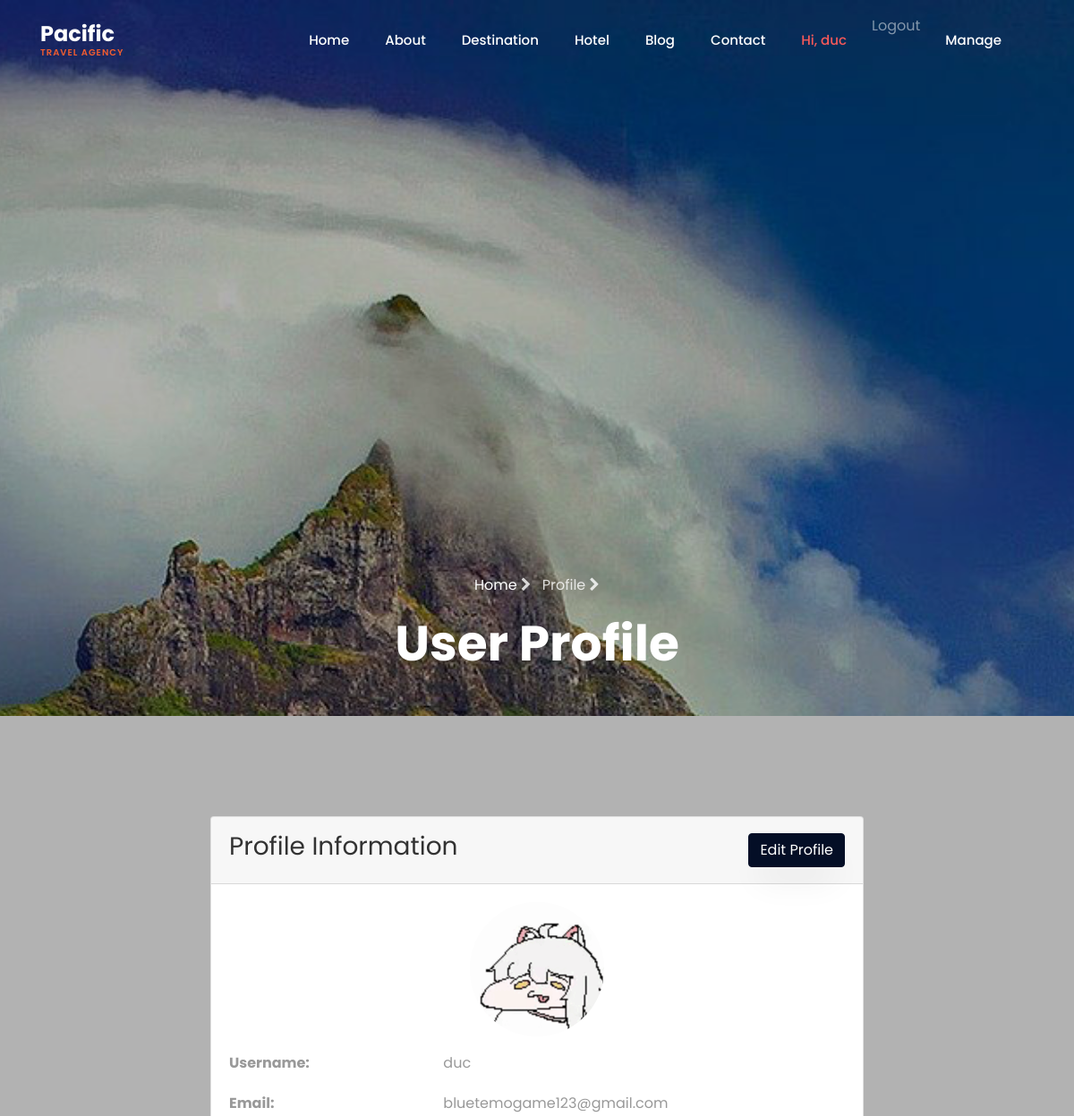
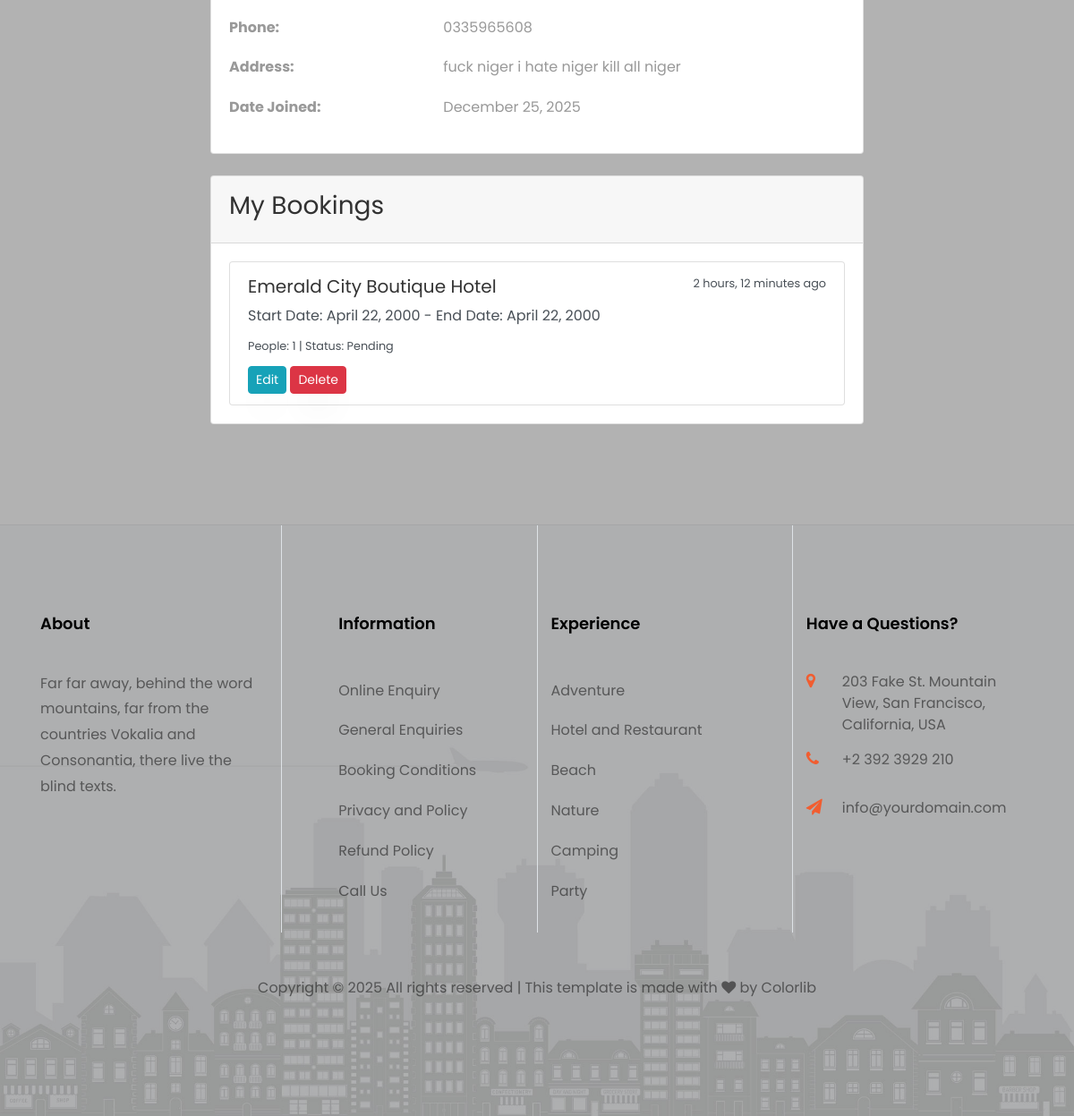
Page /profile/ (signed in) on the committed database (2 pictures, top to bottom).
### app/models.py (models this page shows, shortened)
class UserProfile(models.Model):
    user = models.OneToOneField(User, on_delete=models.CASCADE)
    image = models.ImageField(upload_to='profile_images/', blank=True, null=True)
    phone = models.CharField(max_length=20, blank=True)
    address = models.CharField(max_length=200, blank=True)

class Booking(models.Model):
    user = models.ForeignKey(User, on_delete=models.CASCADE)
    content_type = models.ForeignKey(ContentType, on_delete=models.CASCADE)
    object_id = models.PositiveIntegerField()
    content_object = GenericForeignKey('content_type', 'object_id')
    booking_date = models.DateTimeField(auto_now_add=True)
    num_people = models.PositiveIntegerField(default=1)
    start_date = models.DateField(null=True, blank=True)
    end_date = models.DateField(null=True, blank=True)
    status = models.CharField(max_length=20, default='Pending')

class Hotel(models.Model):
    name = models.CharField(max_length=200)
    image = models.ImageField(upload_to='hotels/')
    price = models.DecimalField(max_digits=10, decimal_places=2)
    price_unit = models.CharField(max_length=20, default='person')
    duration = models.CharField(max_length=50)
    location = models.CharField(max_length=200)
    star_rating = models.IntegerField(default=5)
    bath_count = models.IntegerField(default=0)
    bed_count = models.IntegerField(default=0)
    amenity = models.CharField(max_length=100)
    description = models.TextField(blank=True, null=True)

### app/views.py (the view)
# urls.py: path('profile/', views.profile, name='profile'),
@login_required
def profile(request):
    try:
        profile = request.user.userprofile
    except UserProfile.DoesNotExist:
        profile = UserProfile.objects.create(user=request.user)
    bookings = Booking.objects.filter(user=request.user).order_by('-booking_date')
    return render(request, 'profile.html', {'bookings': bookings})

### templates/profile.html (shortened to what this page needs)
{% extends "base.html" %}
{% load static %}
{% block hero %}
<section class="hero-wrap hero-wrap-2 js-fullheight" style="background-image: url('{% static 'images/bg_1.jpg' %}');">
    <div class="container">
        <div class="row no-gutters slider-text js-fullheight align-items-end justify-content-center">
            <div class="col-md-9 ftco-animate pb-5 text-center">
                <p class="breadcrumbs"><span class="mr-2"><a href="{% url 'index' %}">Home <i class="fa fa-chevron-right"></i></a></span> <span>Profile <i class="fa fa-chevron-right"></i></span></p>
                <h1 class="mb-0 bread">User Profile</h1>
            </div>
        </div>
    </div>
</section>
{% endblock %}
{% block content %}
<section class="ftco-section">
    <div class="container">
        <div class="row justify-content-center">
            <div class="col-md-8">
                <div class="card">
                    <div class="card-header d-flex justify-content-between align-items-center">
                        <h3>Profile Information</h3>
                        <a href="{% url 'profile_edit' %}" class="btn btn-secondary">Edit Profile</a>
                    </div>
                    <div class="card-body">
                        <div class="row mb-3 text-center">
                            <div class="col-12">
                                {% if user.userprofile.image %}
                                <img src="{{ user.userprofile.image.url }}" class="rounded-circle" width="150" height="150" style="object-fit: cover;">
                                {% else %}
                                <img src="https://via.placeholder.com/150" class="rounded-circle" width="150" height="150" style="object-fit: cover;">
                                {% endif %}
                            </div>
                        </div>
                        <div class="row mb-3">
                            <div class="col-md-4 font-weight-bold">Username:</div>
                            <div class="col-md-8">{{ user.username }}</div>
                        </div>
                        <div class="row mb-3">
                            <div class="col-md-4 font-weight-bold">Email:</div>
                            <div class="col-md-8">{{ user.email|default:"Not provided" }}</div>
                        </div>
                        <div class="row mb-3">
                            <div class="col-md-4 font-weight-bold">Phone:</div>
                            <div class="col-md-8">{{ user.userprofile.phone|default:"Not provided" }}</div>
                        </div>
                        <div class="row mb-3">
                            <div class="col-md-4 font-weight-bold">Address:</div>
                            <div class="col-md-8">{{ user.userprofile.address|default:"Not provided" }}</div>
                        </div>
                        <div class="row mb-3">
                            <div class="col-md-4 font-weight-bold">Date Joined:</div>
                            <div class="col-md-8">{{ user.date_joined|date:"F d, Y" }}</div>
                        </div>
                    </div>
                </div>
                <div class="card mt-4">
                    <div class="card-header">
                        <h3>My Bookings</h3>
                    </div>
                    <div class="card-body">
                        {% if bookings %}
                        <div class="list-group">
                            {% for booking in bookings %}
                            <div class="list-group-item list-group-item-action flex-column align-items-start">
                                <div class="d-flex w-100 justify-content-between">
                                    <h5 class="mb-1">{{ booking.content_object.name }}</h5>
                                    <small>{{ booking.booking_date|timesince }} ago</small>
                                </div>
                                <p class="mb-1">Start Date: {{ booking.start_date|date:"F d, Y" }} {% if booking.end_date %} - End Date: {{ booking.end_date|date:"F d, Y" }} {% endif %}</p>
                                <small>People: {{ booking.num_people }} | Status: {{ booking.status }}</small>
                                <div class="mt-2">
                                    <a href="{% url 'booking_edit' booking.id %}" class="btn btn-sm btn-info">Edit</a>
                                    <a href="{% url 'booking_delete' booking.id %}" class="btn btn-sm btn-danger">Delete</a>
                                </div>
                            </div>
                            {% endfor %}
                        </div>
                        {% else %}
                        <p>No bookings found.</p>
                        {% endif %}
                    </div>
                </div>
            </div>
        </div>
    </div>
</section>
{% endblock %}

### templates/base.html (shortened to what this page needs)
<!DOCTYPE html>
{% load static %}
<html lang="en">
<head>
	<link rel="stylesheet" href="https://stackpath.bootstrapcdn.com/font-awesome/4.7.0/css/font-awesome.min.css">
	<link rel="stylesheet" href="{% static 'css/animate.css' %}">
	<link rel="stylesheet" href="{% static 'css/owl.carousel.min.css' %}">
	<link rel="stylesheet" href="{% static 'css/owl.theme.default.min.css' %}">
	<link rel="stylesheet" href="{% static 'css/magnific-popup.css' %}">
	<link rel="stylesheet" href="{% static 'css/bootstrap-datepicker.css' %}">
	<link rel="stylesheet" href="{% static 'css/jquery.timepicker.css' %}">
	<link rel="stylesheet" href="{% static 'css/flaticon.css' %}">
	<link rel="stylesheet" href="{% static 'css/style.css' %}">
</head>
<body>
	<nav class="navbar navbar-expand-lg navbar-dark ftco_navbar bg-dark ftco-navbar-light" id="ftco-navbar">
		<div class="container">
			<a class="navbar-brand" href="{% url 'index' %}">Pacific<span>Travel Agency</span></a>
			<div class="collapse navbar-collapse" id="ftco-nav">
				<ul class="navbar-nav ml-auto">
    			<li class="nav-item {% if request.resolver_match.url_name == 'index' %}active{% endif %}"><a href="{% url 'index' %}" class="nav-link">Home</a></li>
    			<li class="nav-item {% if request.resolver_match.url_name == 'about' %}active{% endif %}"><a href="{% url 'about' %}" class="nav-link">About</a></li>
    			<li class="nav-item {% if request.resolver_match.url_name == 'destination' %}active{% endif %}"><a href="{% url 'destination' %}" class="nav-link">Destination</a></li>
    			<li class="nav-item {% if request.resolver_match.url_name == 'hotel' %}active{% endif %}"><a href="{% url 'hotel' %}" class="nav-link">Hotel</a></li>
    			<li class="nav-item {% if request.resolver_match.url_name == 'blog' %}active{% endif %}"><a href="{% url 'blog' %}" class="nav-link">Blog</a></li>
    			<li class="nav-item {% if request.resolver_match.url_name == 'contact' %}active{% endif %}"><a href="{% url 'contact' %}" class="nav-link">Contact</a></li>
					{% if user.is_authenticated %}
					<li class="nav-item"><a href="{% url 'profile' %}" class="nav-link" style="color: #f85959;">Hi, {{ user.username }}</a></li>
					<li class="nav-item">
						<form method="post" action="{% url 'logout' %}" style="display: inline;">
							<button type="submit" class="nav-link" style="background: transparent; border: none; cursor: pointer;">Logout</button>
						</form>
					</li>
					{% if user.is_staff %}
					<li class="nav-item"><a href="{% url 'manage' %}" class="nav-link">Manage</a></li>
					{% endif %}
					{% else %}
					<li class="nav-item"><a href="{% url 'register' %}" class="nav-link">Register</a></li>
					<li class="nav-item"><a href="{% url 'login' %}" class="btn btn-primary mt-3 px-4"
							style="border-radius: 30px;">Login</a></li>
					{% endif %}
				</ul>
			</div>
		</div>
	</nav>
    {% block hero %}{% endblock %}
	{% block content %} {% endblock %}
		<footer class="ftco-footer bg-bottom ftco-no-pt" style='background-image: url("{% static 'images/bg_3.jpg' %}");'>
			<div class="container">
				<div class="row mb-5">
					<div class="col-md pt-5">
						<div class="ftco-footer-widget pt-md-5 mb-4">
							<h2 class="ftco-heading-2">About</h2>
							<p>Far far away, behind the word mountains, far from the countries Vokalia and Consonantia, there live the blind texts.</p>
							<ul class="ftco-footer-social list-unstyled float-md-left float-lft">
							</ul>
						</div>
					</div>
					<div class="col-md pt-5 border-left">
						<div class="ftco-footer-widget pt-md-5 mb-4 ml-md-5">
							<h2 class="ftco-heading-2">Information</h2>
							<ul class="list-unstyled">
								<li><a href="#" class="py-2 d-block">Online Enquiry</a></li>
								<li><a href="#" class="py-2 d-block">General Enquiries</a></li>
								<li><a href="#" class="py-2 d-block">Booking Conditions</a></li>
								<li><a href="#" class="py-2 d-block">Privacy and Policy</a></li>
								<li><a href="#" class="py-2 d-block">Refund Policy</a></li>
								<li><a href="#" class="py-2 d-block">Call Us</a></li>
							</ul>
						</div>
					</div>
					<div class="col-md pt-5 border-left">
						<div class="ftco-footer-widget pt-md-5 mb-4">
							<h2 class="ftco-heading-2">Experience</h2>
							<ul class="list-unstyled">
								<li><a href="#" class="py-2 d-block">Adventure</a></li>
								<li><a href="#" class="py-2 d-block">Hotel and Restaurant</a></li>
								<li><a href="#" class="py-2 d-block">Beach</a></li>
								<li><a href="#" class="py-2 d-block">Nature</a></li>
								<li><a href="#" class="py-2 d-block">Camping</a></li>
								<li><a href="#" class="py-2 d-block">Party</a></li>
							</ul>
						</div>
					</div>
					<div class="col-md pt-5 border-left">
						<div class="ftco-footer-widget pt-md-5 mb-4">
							<h2 class="ftco-heading-2">Have a Questions?</h2>
							<div class="block-23 mb-3">
								<ul>
									<li><span class="icon fa fa-map-marker"></span><span class="text">203 Fake St. Mountain View, San Francisco, California, USA</span></li>
									<li><a href="#"><span class="icon fa fa-phone"></span><span class="text">+2 392 3929 210</span></a></li>
									<li><a href="#"><span class="icon fa fa-paper-plane"></span><span class="text">info@yourdomain.com</span></a></li>
								</ul>
							</div>
						</div>
					</div>
				</div>
				<div class="row">
					<div class="col-md-12 text-center">
					<p>
						Copyright &copy;
						<script>document.write(new Date().getFullYear());</script> All rights reserved | This template
						is made with <i class="fa fa-heart" aria-hidden="true"></i> by <a href="https://colorlib.com"
							target="_blank">Colorlib</a>
					</p>
				</div>
			</div>
		</div>
	</footer>
		</body>
    </html>

### rows in the picture
Booking: content_object.name "Emerald City Boutique Hotel", booking_date "2 hours, 12 minutes", start_date "April 22, 2000", end_date "April 22, 2000", num_people "1", status "Pending"

### other values in the picture
{{ user.username }} "duc"
{{ user.email|default:"Not provided" }} "bluetemogame123@gmail.com"
{{ user.userprofile.phone|default:"Not provided" }} "0335965608"
{{ user.userprofile.address|default:"Not provided" }} "fuck niger i hate niger kill all niger"
{{ user.date_joined|date:"F d, Y" }} "December 25, 2025"
